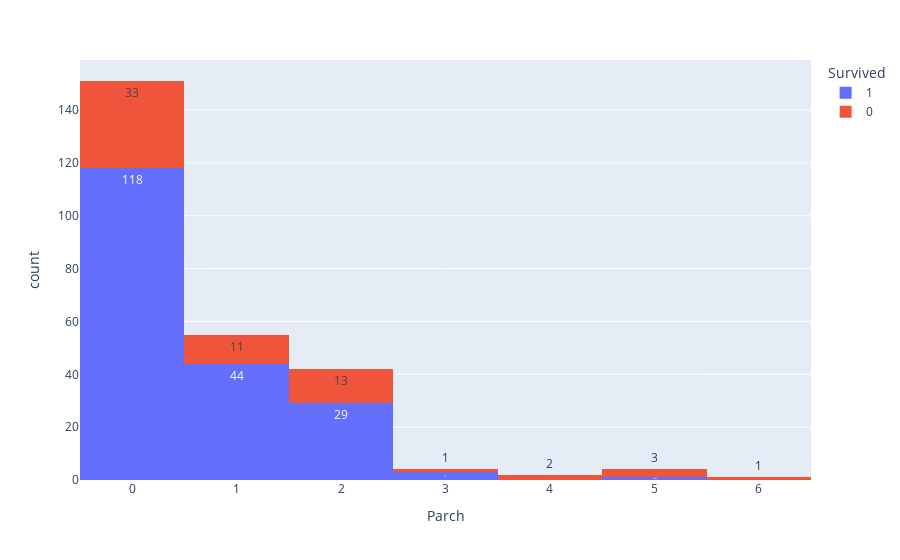

The cell this chart's notebook holds for it:
### Code cell
grafico2 = px.histogram(df_mulheres,x= "Parch", color= "Survived", text_auto= True)
grafico2.show()

### Figure 1 — Plotly figure (JSON) as saved in the notebook; plotly's stock layout.template omitted (floating-point values rounded to 4 significant figures; data arrays with more than 128 entries replaced by an {"elided": "..."} marker saying what was removed)
{"data": [{"alignmentgroup": "True", "bingroup": "x", "hovertemplate": "Survived=1<br>Parch=%{x}<br>count=%{y}<extra></extra>", "legendgroup": "1", "marker": {"color": "#636efa", "pattern": {"shape": ""}}, "name": "1", "offsetgroup": "1", "orientation": "v", "showlegend": true, "texttemplate": "%{value}", "type": "histogram", "x": {"elided": "195 int values"}, "xaxis": "x", "yaxis": "y"}, {"alignmentgroup": "True", "bingroup": "x", "hovertemplate": "Survived=0<br>Parch=%{x}<br>count=%{y}<extra></extra>", "legendgroup": "0", "marker": {"color": "#EF553B", "pattern": {"shape": ""}}, "name": "0", "offsetgroup": "0", "orientation": "v", "showlegend": true, "texttemplate": "%{value}", "type": "histogram", "x": [0, 0, 1, 0, 0, 0, 0, 2, 0, 0, 0, 0, 2, 0, 2, 4, 0, 0, 1, 0, 1, 2, 0, 0, 2, 1, 0, 1, 1, 0, 0, 0, 2, 1, 2, 0, 2, 0, 0, 0, 2, 2, 4, 5, 0, 2, 5, 2, 0, 1, 6, 1, 0, 3, 0, 0, 1, 0, 2, 0, 1, 0, 0, 5], "xaxis": "x", "yaxis": "y"}], "layout": {"barmode": "relative", "legend": {"title": {"text": "Survived"}, "tracegroupgap": 0}, "margin": {"t": 60}, "xaxis": {"anchor": "y", "domain": [0, 1], "title": {"text": "Parch"}}, "yaxis": {"anchor": "x", "domain": [0, 1], "title": {"text": "count"}}}}
